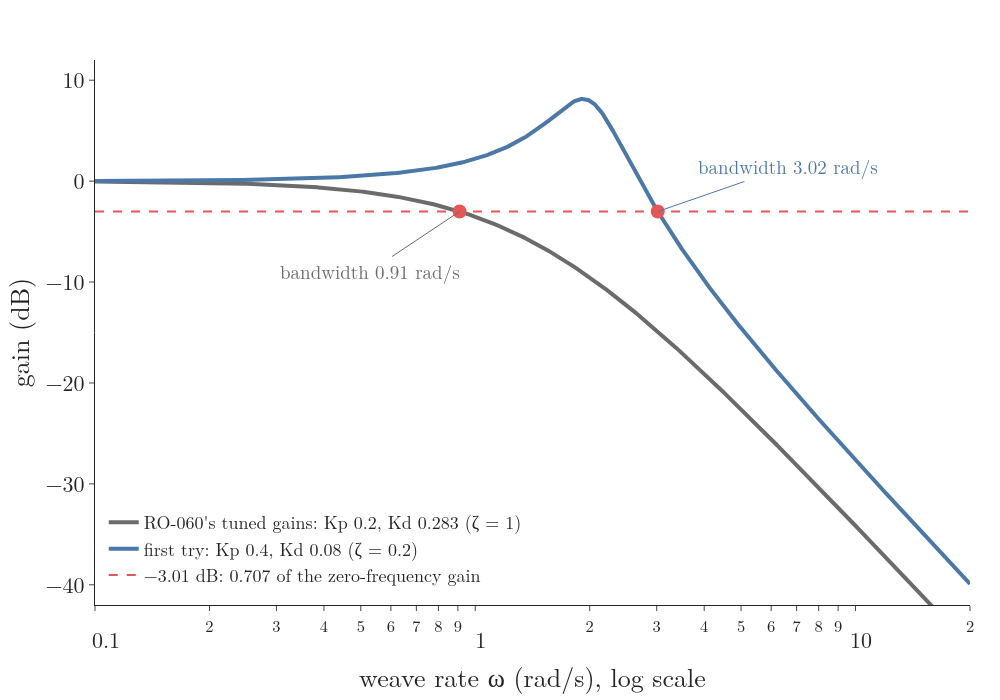

The Python source for this figure:
"""Bandwidth: the gain curves of the heading loop with our first-try gains (Kp 0.4, Kd 0.08, zeta = 0.2, blue) and
with RO-060's tuned gains (Kp 0.2, Kd 0.283, zeta = 1, grey), and the line 3.01 dB below the zero-frequency gain of
0 dB. Each curve crosses it at its bandwidth: 3.02 rad/s for the first try, 0.91 rad/s for the tuned loop.
Run: python bandwidth.py -> bandwidth.png"""
from pathlib import Path

import numpy as np
import plotly.graph_objects as go
from gifkit import BLUE, FONT, GREY, RED
from loopkit import G_yr, KP, bandwidth, db

here = Path(__file__).parent
wl = np.logspace(-1, np.log10(20), 800)
g02 = lambda s: G_yr(s)
g1 = lambda s: G_yr(s, 0.2, 0.283)
b02, b1 = bandwidth(g02), bandwidth(g1)
assert abs(b02 - 3.02) < 5e-3 and abs(b1 - 0.91) < 5e-3 and abs(db(1 / np.sqrt(2)) + 3.01) < 5e-3
fig = go.Figure()
fig.add_trace(go.Scatter(x=wl, y=db(g1(1j * wl)), mode="lines", line=dict(color=GREY, width=4), name="RO-060's tuned gains: Kp 0.2, Kd 0.283 (ζ = 1)"))
fig.add_trace(go.Scatter(x=wl, y=db(g02(1j * wl)), mode="lines", line=dict(color=BLUE, width=4), name="first try: Kp 0.4, Kd 0.08 (ζ = 0.2)"))
fig.add_trace(go.Scatter(x=[0.1, 20], y=[-3.01, -3.01], mode="lines", line=dict(color=RED, width=2, dash="dash"),
                         name="−3.01 dB: 0.707 of the zero-frequency gain"))
fig.add_trace(go.Scatter(x=[b1, b02], y=[-3.01, -3.01], mode="markers", marker=dict(color=RED, size=14), showlegend=False))
fig.add_annotation(x=np.log10(b02), y=-3.01, text="bandwidth 3.02 rad/s", ax=130, ay=-45, arrowcolor=BLUE,
                   font=dict(color=BLUE, size=19))
fig.add_annotation(x=np.log10(b1), y=-3.01, text="bandwidth 0.91 rad/s", ax=-90, ay=60, arrowcolor=GREY,
                   font=dict(color=GREY, size=19))
fig.update_xaxes(type="log", range=[-1, np.log10(20)], title="weave rate ω (rad/s), log scale")
fig.update_yaxes(title="gain (dB)", range=[-42, 12], dtick=10)
fig.update_layout(template="simple_white", font=FONT, width=1000, height=700,
                  legend=dict(x=0.01, y=0.02, yanchor="bottom", font=dict(size=18)),
                  margin=dict(l=90, r=30, t=60, b=70))
fig.write_image(here / "bandwidth.png", scale=1)
